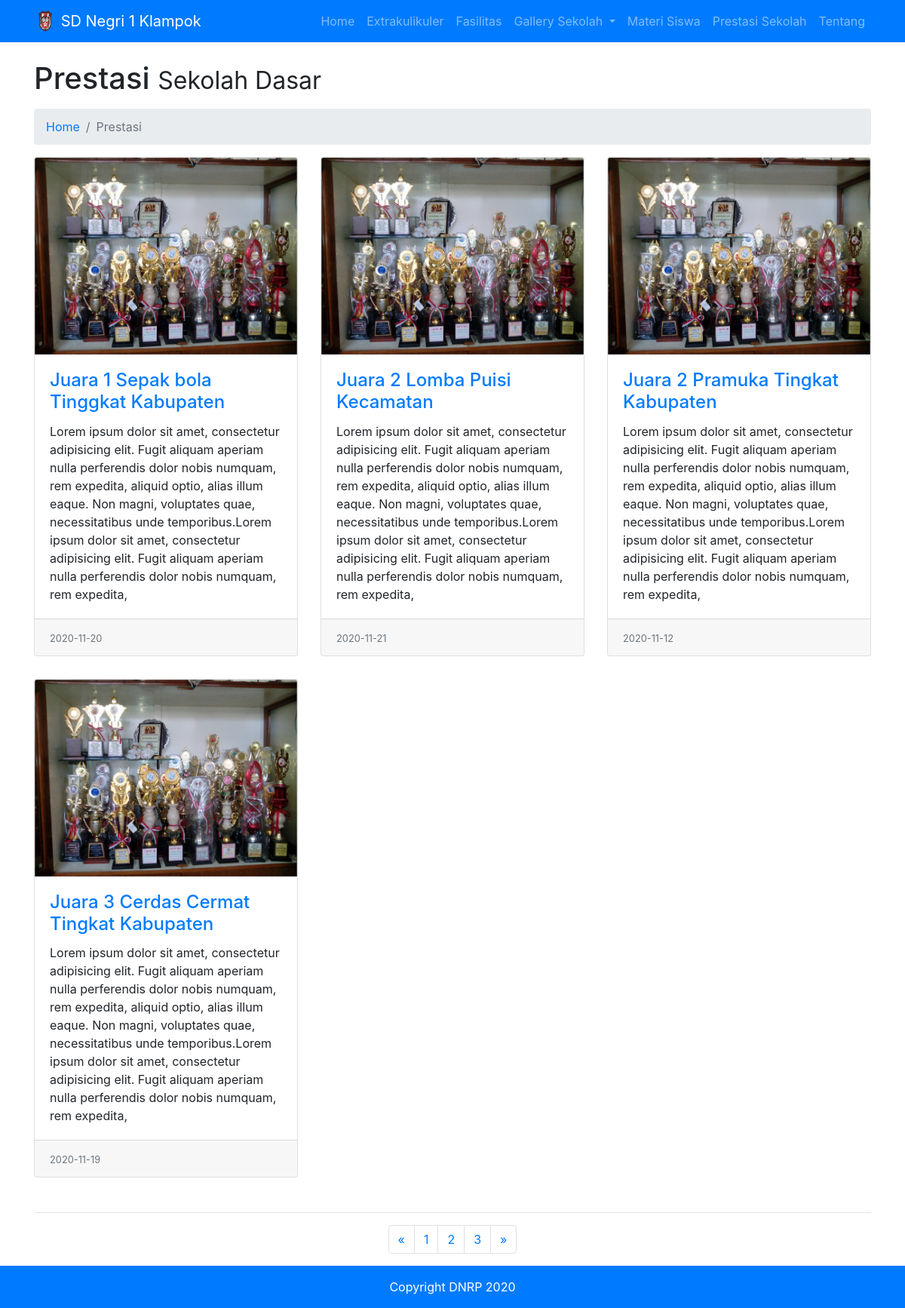
The app's page /index.php/user/prestasi with its own data.
### tables this page shows
CREATE TABLE `content` (
  `id` int(100) NOT NULL,
  `judul` text NOT NULL,
  `isi` text NOT NULL,
  `tanggal` date NOT NULL,
  `kategori` varchar(100) NOT NULL,
  `file` varchar(500) NOT NULL
);

### application/controllers/user.php (called while the page is built, shortened)
<?php
class user extends CI_Controller {
    function  __construct(){
		$this->load->helper('url');
	}
	public function prestasi()
	{
		$data['content'] = $this->db->get_where('content',array('kategori'=>'prestasi_sekolah'))->result();
        $data['judul'] = "prestasi";
        $this->load->view('user/template/header',$data);
        $this->load->view('user/v_prestasi',$data);
		$this->load->view('user/template/footer',$data);
	}
}

### index.php (called while the page is built, shortened)
<?php
require_once BASEPATH.'core/CodeIgniter.php';

### application/views/user/v_prestasi.php (the view, shortened to what this page needs)
<div class="container">
    <h1 class="mt-4 mb-3">Prestasi
        <small>Sekolah Dasar</small>
    </h1>
    <ol class="breadcrumb">
        <li class="breadcrumb-item">
            <a href="<?= base_url(); ?>">Home</a>
        </li>
        <li class="breadcrumb-item active">Prestasi</li>
    </ol>
    <div class="row">
         <?php
            foreach ($content as $ctn) {
            ?>
             <div class="col-lg-4 col-sm-6 portfolio-item">
                 <div class="card h-100">
                     <a href="#"><img class="card-img-top" src="<?= base_url(); ?>assets/file/<?= $ctn->file; ?>" alt=""></a>
                     <div class="card-body">
                         <h4 class="card-title">
                             <a href="#"><?php echo $ctn->judul ?></a>
                         </h4>
                         <p class="card-text"><?php echo $ctn->isi ?></p>
                     </div>
                     <div class="card-footer">
                         <small class="text-muted"><?php echo $ctn->tanggal ?></small>
                     </div>
                 </div>
             </div>
         <?php } ?>
     </div>
     <hr>
    </div>
    <ul class="pagination justify-content-center">
        <li class="page-item">
            <a class="page-link" href="#" aria-label="Previous">
                <span aria-hidden="true">&laquo;</span>
            </a>
        </li>
        <li class="page-item">
            <a class="page-link" href="#">1</a>
        </li>
        <li class="page-item">
            <a class="page-link" href="#">2</a>
        </li>
        <li class="page-item">
            <a class="page-link" href="#">3</a>
        </li>
        <li class="page-item">
            <a class="page-link" href="#" aria-label="Next">
                <span aria-hidden="true">&raquo;</span>
            </a>
        </li>
    </ul>

### assets/css/blog-home.css (style rules this page uses)
body { padding-top: 56px; }

### assets/css/modern-business.css (style rules this page uses)
body { padding-top: 56px; }
.portfolio-item { margin-bottom: 30px; }

### records on screen
content: file (picture), judul "Juara 1 Sepak bola Tinggkat Kabupaten", isi "Lorem ipsum dolor sit amet, consectetur adipisicing elit. Fugit aliquam aperiam nulla perferendis dolor nobis numquam, rem expedita, aliquid optio, alias illum eaque. Non magni, voluptates quae, necessitatibus unde temporibus.Lorem ipsum dolor sit amet, consectetur adipisicing elit. Fugit aliquam aperiam nulla perferendis dolor nobis numquam, rem expedita,", tanggal "2020-11-20"
content: file (picture), judul "Juara 2 Lomba Puisi Kecamatan", isi "Lorem ipsum dolor sit amet, consectetur adipisicing elit. Fugit aliquam aperiam nulla perferendis dolor nobis numquam, rem expedita, aliquid optio, alias illum eaque. Non magni, voluptates quae, necessitatibus unde temporibus.Lorem ipsum dolor sit amet, consectetur adipisicing elit. Fugit aliquam aperiam nulla perferendis dolor nobis numquam, rem expedita,", tanggal "2020-11-21"
content: file (picture), judul "Juara 2 Pramuka Tingkat Kabupaten", isi "Lorem ipsum dolor sit amet, consectetur adipisicing elit. Fugit aliquam aperiam nulla perferendis dolor nobis numquam, rem expedita, aliquid optio, alias illum eaque. Non magni, voluptates quae, necessitatibus unde temporibus.Lorem ipsum dolor sit amet, consectetur adipisicing elit. Fugit aliquam aperiam nulla perferendis dolor nobis numquam, rem expedita,", tanggal "2020-11-12"
content: file (picture), judul "Juara 3 Cerdas Cermat Tingkat Kabupaten", isi "Lorem ipsum dolor sit amet, consectetur adipisicing elit. Fugit aliquam aperiam nulla perferendis dolor nobis numquam, rem expedita, aliquid optio, alias illum eaque. Non magni, voluptates quae, necessitatibus unde temporibus.Lorem ipsum dolor sit amet, consectetur adipisicing elit. Fugit aliquam aperiam nulla perferendis dolor nobis numquam, rem expedita,", tanggal "2020-11-19"
